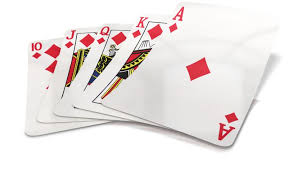
#> input picture images.jpeg, 288 x 175 px, given in place of the camera
$ python stackingExtra.py
#> lines starting #> are read from the running program, lines starting #| are printed output that depends on the picture; after the words box and inside, x2 and y2 are one past the last pixel; in counts of white or black regions, pixels touching at a corner belong together
### utils.py
import cv2
import numpy as np

def stackImages(scale,imgArray):
    rows=len(imgArray)
    cols=len(imgArray[0])

    rowsAvailable = isinstance(imgArray[0],list)
    # print(rowsAvailable)
    width=imgArray[0][0].shape[1]
    height=imgArray[0][0].shape[0]

    if rowsAvailable:
        for x in range(0,rows):
            for y in range(0,cols):
                if imgArray[x][y].shape[:2]==imgArray[0][0].shape[:2]:
                    # print("1")
                    imgArray[x][y]=cv2.resize(imgArray[x][y],(0,0),None,scale,scale)

                else:
                    imgArray[x][y]=cv2.resize(imgArray[x][y],(imgArray[0][0].shape[1],imgArray[0][0].shape[0]),None,scale,scale)

                if len(imgArray[x][y].shape)==2:
                    # print("10")
                    imgArray[x][y]=cv2.cvtColor(imgArray[x][y],cv2.COLOR_GRAY2BGR)

        imageBlank=np.zeros((height,width,3),np.uint8)
        # print("2")
        hor=[imageBlank]*rows
        hor_con=[imageBlank]*rows
        for x in range(0,rows):
            # print("3")
            hor[x]=np.hstack(imgArray[x])
        ver=np.vstack(hor)
        # print(ver)
    else:
        for x in range(0,rows):
            if imgArray[x].shape[:2]==imgArray[0].shape[:2]:
                imgArray[x]=cv2.resize(imgArray[x],(0,0),None,scale,scale)

            else:
                imgArray[x]=cv2.resize(imgArray[x],(imgArray[0].shape[1],imgArray[0].shape[0]),None,scale,scale)

            if len(imgArray[x].shape)==2:
                imgArray[x]=cv2.cvtColor(imgArray[x],cv2.COLOR_GRAY2BGR)

        hor=np.hstack(imgArray)
        ver=hor
        print(ver)
    return ver

def empty(a):
    pass

### stackingExtra.py
import cv2
import numpy as np
import utils

kernel =np.ones((5,5),np.uint8)
print(kernel)

path="Lenna_(test_image).png"

frameWidth=640
frameHieght=300

cap=cv2.VideoCapture(0)

while True:
    success,img=cap.read()
#> img is the input picture: shape (175, 288, 3); mean B, G, R 230.5, 231.7, 238.1
    img=cv2.resize(img,(frameWidth,frameHieght))
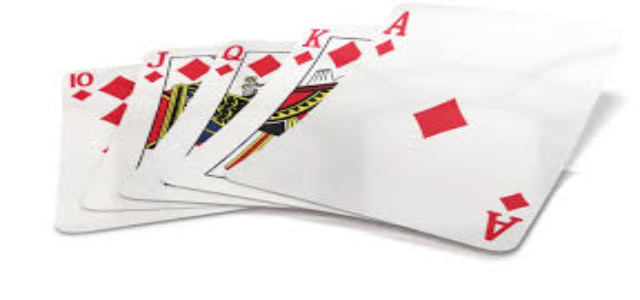
#> img: shape (300, 640, 3); mean B, G, R 230.4, 231.6, 238.1
    # cv2.imshow("video",img)

    # img=cv2.imread(path)
    imgGray=cv2.cvtColor(img,cv2.COLOR_BGR2GRAY)
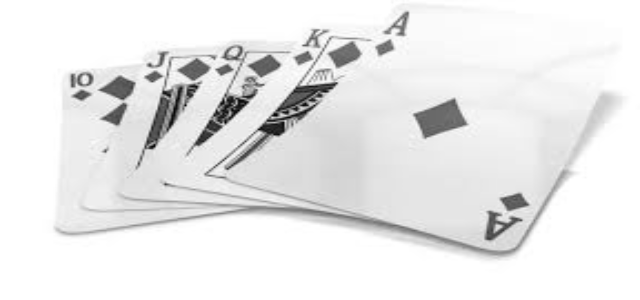
#> imgGray: shape (300, 640); min 5, max 255, mean 233.4
    imgBlur=cv2.GaussianBlur(imgGray,(7,7),0)
    imgCanny=cv2.Canny(imgBlur,50,200)
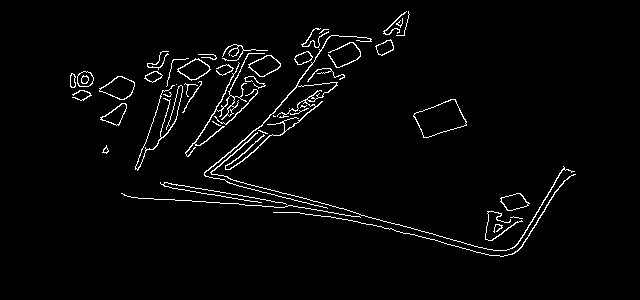
#> imgCanny: shape (300, 640); 2.8% white in thin lines or dots, all inside (x1, y1, x2, y2) = (70, 11, 576, 257)
    imgDilation=cv2.dilate(imgCanny,kernel,iterations=2)
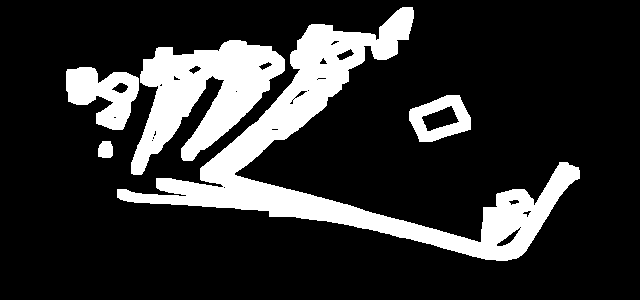
#> imgDilation: shape (300, 640); 18.9% white; 5 white regions, box (x1, y1, x2, y2) and area: (117, 7, 580, 261) 21440, (131, 40, 285, 175) 10255, (66, 67, 139, 130) 2750, (409, 95, 471, 142) 1577, (98, 141, 113, 158) 224
    imgEroded=cv2.erode(imgDilation,kernel,iterations=1)
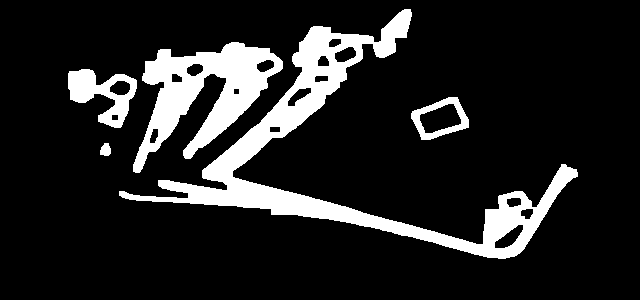
#> imgEroded: shape (300, 640); 14.2% white; 5 white regions, box (x1, y1, x2, y2) and area: (119, 9, 578, 259) 16176, (133, 42, 283, 173) 8115, (68, 69, 137, 128) 1926, (411, 97, 469, 140) 893, (100, 143, 111, 156) 112
    imgBlank=np.zeros((200,200),np.uint8)

    # [28 lines of commented-out code are left out]

    stackedImages=utils.stackImages(0.2,([img,imgGray,imgBlur,imgCanny,imgDilation,imgEroded],
                                        #  [imgEroded,imgDilation,imgCanny,imgBlur,imgGray,img],
                                         [img,imgGray,imgBlur,imgCanny,imgDilation,imgEroded],
                                         [img,imgGray,imgBlur,imgCanny,imgDilation,imgEroded],
                                         [img,imgGray,imgBlur,imgCanny,imgDilation,imgEroded],
                                         [img,imgGray,imgBlur,imgCanny,imgDilation,imgEroded],
                                         [img,imgGray,imgBlur,imgCanny,imgDilation,imgEroded],
                                         [img,imgGray,imgBlur,imgCanny,imgDilation,imgEroded],
                                         [img,imgGray,imgBlur,imgCanny,imgDilation,imgEroded],
                                         [img,imgGray,imgBlur,imgCanny,imgDilation,imgEroded],
                                         [img,imgGray,imgBlur,imgCanny,imgDilation,imgEroded],
                                         [img,imgGray,imgBlur,imgCanny,imgDilation,imgEroded]
                                        ))
#> in stackImages, `rows=len(imgArray)`: rows = 11
#> in stackImages, `cols=len(imgArray[0])`: cols = 6
#> in stackImages, `rowsAvailable = isinstance(imgArray[0],list)`: rowsAvailable = True
#> in stackImages, `hor=[imageBlank]*rows`: hor = 11 items
#> in stackImages, `ver=np.vstack(hor)`:
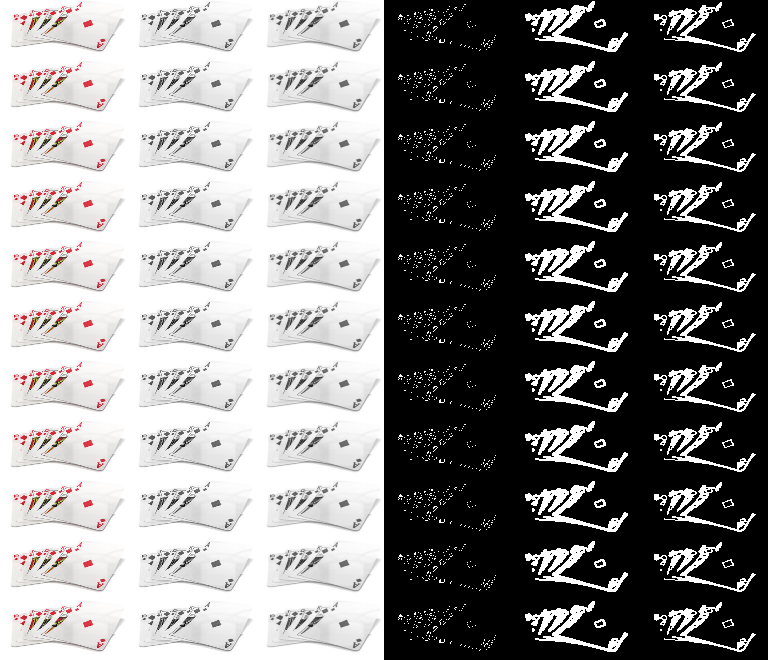
#> ver: shape (660, 768, 3); mean of channels 0, 1, 2 131.5, 131.7, 132.7; drawn as B, G, R
                                        #  [imgCanny,imgDilation,imgEroded]))

    if cv2.waitKey(1) & 0xFF == ord("q"):
#> (key q is pressed here)
        break
    cv2.imshow("stacked images",stackedImages)
    # cv2.waitKey(0)
